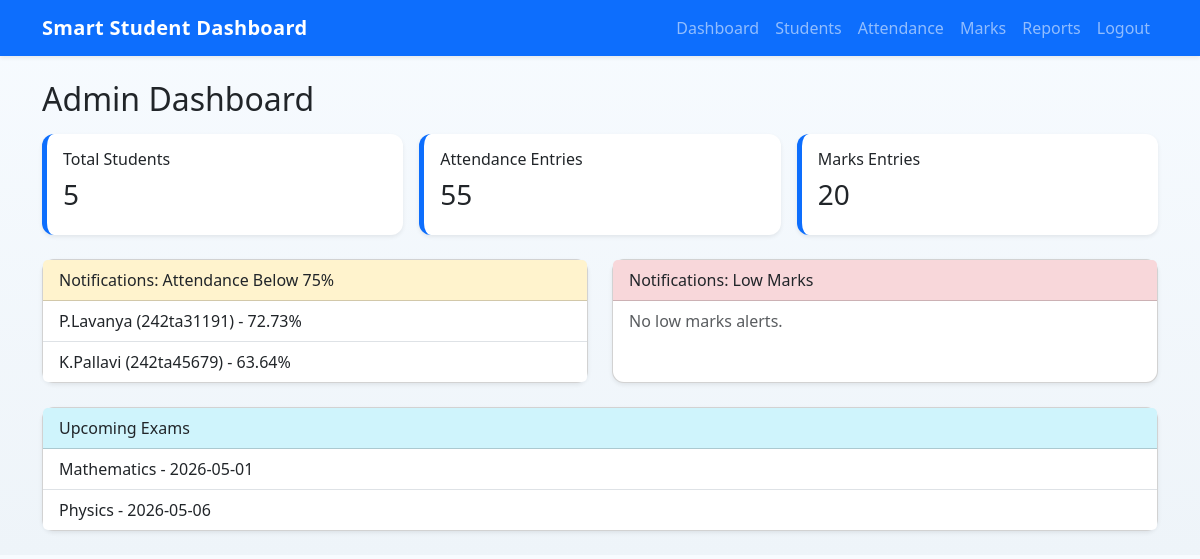
Screenshot of /dashboard/admin (signed in) with the database file from the repository.
### tables this page shows
CREATE TABLE students (
            id INTEGER PRIMARY KEY AUTOINCREMENT,
            student_id TEXT UNIQUE NOT NULL,
            user_id INTEGER,
            name TEXT NOT NULL,
            age INTEGER,
            department TEXT,
            email TEXT,
            phone TEXT,
            profile_photo TEXT,
            FOREIGN KEY (user_id) REFERENCES users (id)
        );

### app.py (the view)
@app.route("/dashboard/admin")
@login_required
@role_required("admin")
def admin_dashboard():
    db = get_db()
    student_count = db.execute("SELECT COUNT(*) AS c FROM students").fetchone()["c"]
    attendance_count = db.execute("SELECT COUNT(*) AS c FROM attendance").fetchone()["c"]
    marks_count = db.execute("SELECT COUNT(*) AS c FROM marks").fetchone()["c"]
    notifications = get_notifications()
    return render_template(
        "admin_dashboard.html",
        student_count=student_count,
        attendance_count=attendance_count,
        marks_count=marks_count,
        notifications=notifications,
    )

### app.py (called while the page is built)
def get_db():
    if "db" not in g:
        g.db = sqlite3.connect(DATABASE)
        g.db.row_factory = sqlite3.Row
    return g.db

def login_required(view):
    @wraps(view)
    def wrapped(*args, **kwargs):
        if "user_id" not in session:
            flash("Please log in first.", "warning")
            return redirect(url_for("login"))
        return view(*args, **kwargs)
    return wrapped

def role_required(*roles):
    def decorator(view):
        @wraps(view)
        def wrapped(*args, **kwargs):
            if session.get("role") not in roles:
                flash("You do not have permission to access this page.", "danger")
                return redirect(url_for("index"))
            return view(*args, **kwargs)
        return wrapped
    return decorator

### templates/admin_dashboard.html
{% extends 'base.html' %}
{% block content %}
<h2 class="mb-3">Admin Dashboard</h2>
<div class="row g-3 mb-4">
    <div class="col-md-4">
        <div class="card stat-card shadow-sm">
            <div class="card-body">
                <h6>Total Students</h6>
                <h3>{{ student_count }}</h3>
            </div>
        </div>
    </div>
    <div class="col-md-4">
        <div class="card stat-card shadow-sm">
            <div class="card-body">
                <h6>Attendance Entries</h6>
                <h3>{{ attendance_count }}</h3>
            </div>
        </div>
    </div>
    <div class="col-md-4">
        <div class="card stat-card shadow-sm">
            <div class="card-body">
                <h6>Marks Entries</h6>
                <h3>{{ marks_count }}</h3>
            </div>
        </div>
    </div>
</div>
<div class="row g-4">
    <div class="col-lg-6">
        <div class="card shadow-sm h-100">
            <div class="card-header bg-warning-subtle">Notifications: Attendance Below 75%</div>
            <ul class="list-group list-group-flush">
                {% for item in notifications.low_attendance %}
                <li class="list-group-item">{{ item.name }} ({{ item.student_id }}) - {{ item.attendance_percent }}%</li>
                {% else %}
                <li class="list-group-item text-muted">No low attendance alerts.</li>
                {% endfor %}
            </ul>
        </div>
    </div>
    <div class="col-lg-6">
        <div class="card shadow-sm h-100">
            <div class="card-header bg-danger-subtle">Notifications: Low Marks</div>
            <ul class="list-group list-group-flush">
                {% for item in notifications.low_marks %}
                <li class="list-group-item">{{ item.name }} ({{ item.student_id }}) - Avg {{ item.avg_marks }}</li>
                {% else %}
                <li class="list-group-item text-muted">No low marks alerts.</li>
                {% endfor %}
            </ul>
        </div>
    </div>
</div>
<div class="card shadow-sm mt-4">
    <div class="card-header bg-info-subtle">Upcoming Exams</div>
    <ul class="list-group list-group-flush">
        {% for exam in notifications.upcoming_exams %}
        <li class="list-group-item">{{ exam.subject }} - {{ exam.date }}</li>
        {% endfor %}
    </ul>
</div>
{% endblock %}

### static/css/styles.css (style rules this page uses)
body { background: linear-gradient(180deg, #f7fbff, #eef4f9); }
.stat-card { border: none; border-left: 5px solid #0d6efd; }
.card { border-radius: 12px; }

### rows the page displays
students: name "P.Lavanya", student_id "242ta31191", attendance_percent "72.73"
students: name "K.Pallavi", student_id "242ta45679", attendance_percent "63.64"

### other values shown
{{ student_count }} "5"
{{ attendance_count }} "55"
{{ marks_count }} "20"
{{ exam.subject }} "Mathematics" "Physics"
{{ exam.date }} "2026-05-01" "2026-05-06"
